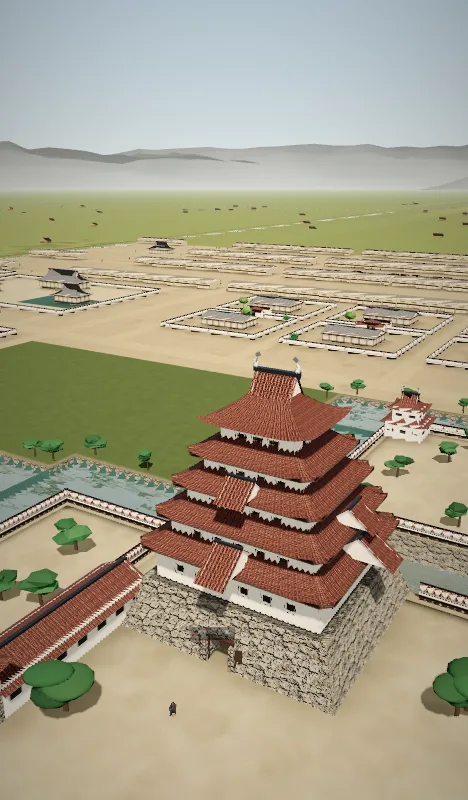
#> input picture oshiro/img/aizu.webp, 468 x 800 px
$ python cut.py ../../../oshiro/img/aizu.webp ../../../oshiro/img/azuchi.webp 5
#> lines starting #> are read from the running program, lines starting #| are printed output that depends on the picture
import sys, json
from PIL import Image, ImageDraw
import numpy as np
from scipy import ndimage as nd
def comps(alpha, thr=40, dil=7, minpx=1500):
#> called with thr = 40, dil = 5, minpx = 1500
    m=alpha>thr
#> m: shape (800, 468) bool; every value is 1
    md=nd.binary_dilation(m,iterations=dil)
    lab,n=nd.label(md)
#> lab: shape (800, 468) int32; every value is 1
#> n = 1
    out=[]
    for i,s in enumerate(nd.find_objects(lab)):
        sub=(lab[s]==i+1)&m[s]
        if sub.sum()<minpx: continue
        ys,xs=np.nonzero(sub)
        out.append((s[1].start+xs.min(), s[0].start+ys.min(), xs.max()-xs.min()+1, ys.max()-ys.min()+1, i+1))
#> this loop made 1 pass
#> after the loop, out = [(0, 0, 468, 800, 1)]
    return lab,out
if __name__=='__main__':
    f,outp,dil=sys.argv[1],sys.argv[2],int(sys.argv[3])
    im=Image.open(f).convert('RGBA'); a=np.array(im)
    lab,boxes=comps(a[:,:,3],dil=dil)
#> boxes = [(0, 0, 468, 800, 1)]
    boxes.sort(key=lambda b:(round(b[1]/120),b[0]))
    sheet=Image.new('RGB',im.size,(60,60,60)); sheet.paste(im,(0,0),im)
#> after `sheet = Image.new('RGB', im.size, (60, 60, 60))`: sheet: PIL image 468x800 RGB; every value is 60
#> further down, sheet is the input picture: PIL image 468x800 RGB; mean R, G, B 165.8, 157.6, 134.4
    d=ImageDraw.Draw(sheet)
    for k,(x,y,w,h,_) in enumerate(boxes):
        d.rectangle([x,y,x+w,y+h],outline=(255,0,0),width=2); d.text((x+3,y+3),str(k),fill=(255,255,0))
#> this loop made 1 pass
#> (x, y, w, h) on pass 1: (0, 0, 468, 800)
    sheet.save(outp)
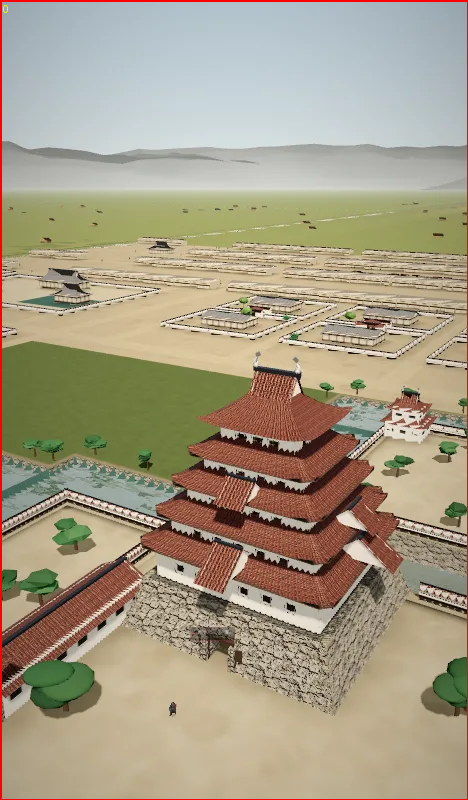
#> saved as azuchi.webp: PIL image 468x800 RGB; mean R, G, B 166.8, 156, 133
    json.dump([[int(v) for v in b[:4]] for b in boxes],open(outp+'.json','w'))
    print(len(boxes))
#| 1

$ run again, on oshiro/img/bitchu.webp
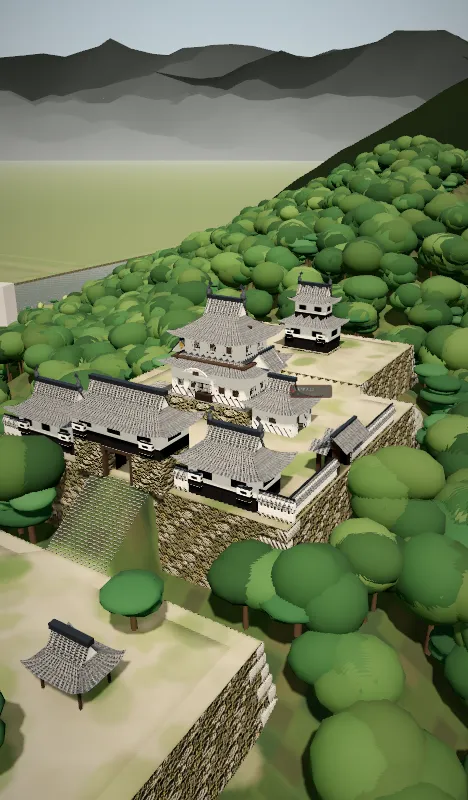
#> input picture oshiro/img/bitchu.webp, 468 x 800 px
#> m: shape (800, 468) bool; every value is 1
#> lab: shape (800, 468) int32; every value is 1
#> n = 1
#> the loop in comps, `for i,s in enumerate(nd.find_objects(lab)):` made 1 pass
#> after the loop in comps, `for i,s in enumerate(nd.find_objects(lab)):`: out = [(0, 0, 468, 800, 1)]
#> sheet: PIL image 468x800 RGB; every value is 60
#> sheet is the input picture: PIL image 468x800 RGB; mean R, G, B 116.8, 127.2, 93.3
#> the loop `for k,(x,y,w,h,_) in enumerate(boxes):` made 1 pass
#> (x, y, w, h) on pass 1: (0, 0, 468, 800)
#> `sheet.save(outp)`:
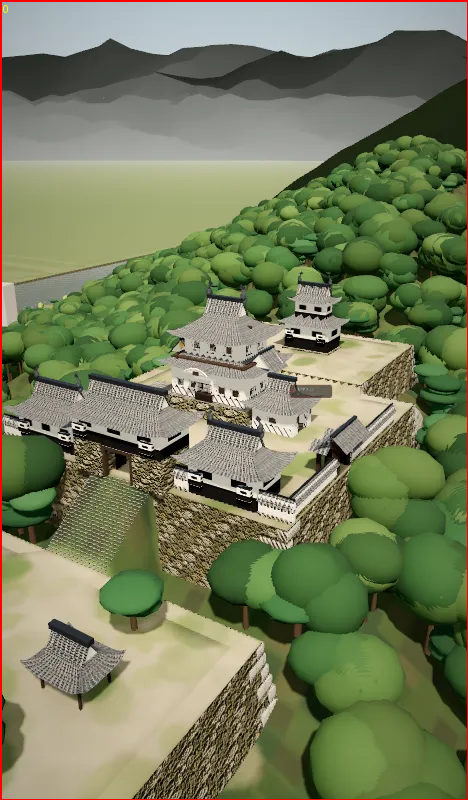
#> saved as bitchu.webp: PIL image 468x800 RGB; mean R, G, B 118.2, 125.8, 92.2
#| 1

$ run again, on oshiro/img/edo.webp
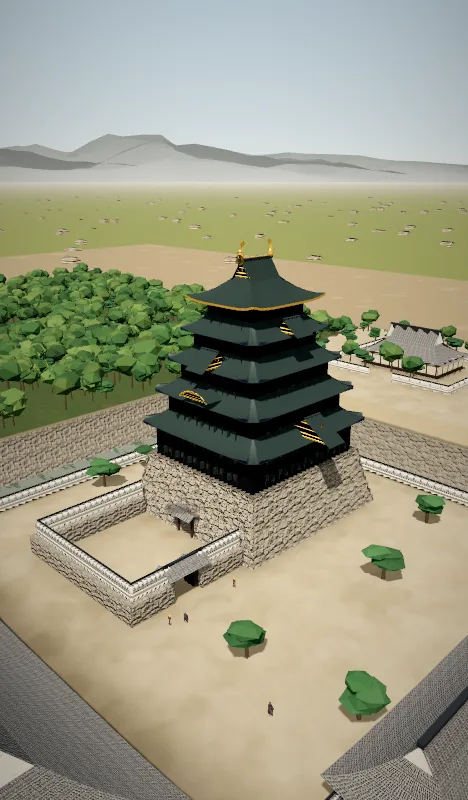
#> input picture oshiro/img/edo.webp, 468 x 800 px
#> m: shape (800, 468) bool; every value is 1
#> lab: shape (800, 468) int32; every value is 1
#> n = 1
#> the loop in comps, `for i,s in enumerate(nd.find_objects(lab)):` made 1 pass
#> after the loop in comps, `for i,s in enumerate(nd.find_objects(lab)):`: out = [(0, 0, 468, 800, 1)]
#> sheet: PIL image 468x800 RGB; every value is 60
#> sheet is the input picture: PIL image 468x800 RGB; mean R, G, B 153.6, 152.9, 130.8
#> the loop `for k,(x,y,w,h,_) in enumerate(boxes):` made 1 pass
#> (x, y, w, h) on pass 1: (0, 0, 468, 800)
#> `sheet.save(outp)`:
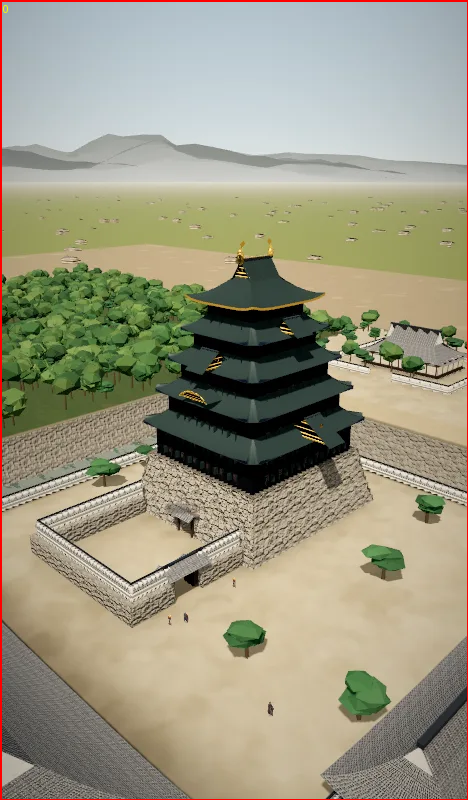
#> saved as edo.webp: PIL image 468x800 RGB; mean R, G, B 154.7, 151.4, 129.4
#| 1

$ run again, on oshiro/img/hikone.webp
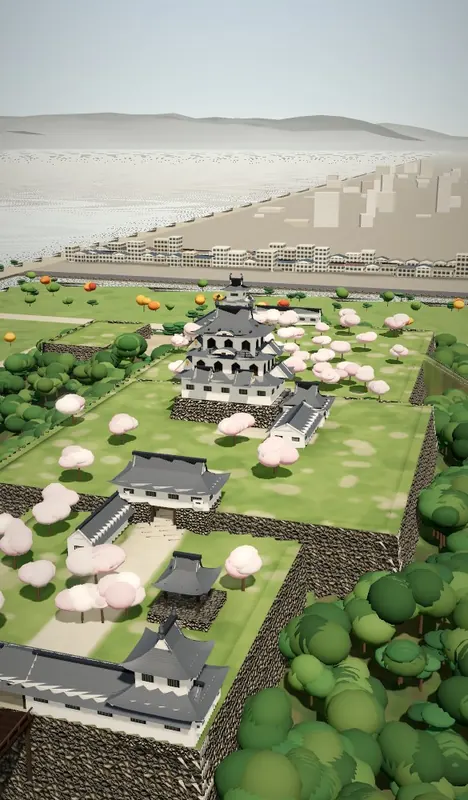
#> input picture oshiro/img/hikone.webp, 468 x 800 px
#> m: shape (800, 468) bool; every value is 1
#> lab: shape (800, 468) int32; every value is 1
#> n = 1
#> the loop in comps, `for i,s in enumerate(nd.find_objects(lab)):` made 1 pass
#> after the loop in comps, `for i,s in enumerate(nd.find_objects(lab)):`: out = [(0, 0, 468, 800, 1)]
#> sheet: PIL image 468x800 RGB; every value is 60
#> sheet is the input picture: PIL image 468x800 RGB; mean R, G, B 146.8, 153.6, 125.8
#> the loop `for k,(x,y,w,h,_) in enumerate(boxes):` made 1 pass
#> (x, y, w, h) on pass 1: (0, 0, 468, 800)
#> `sheet.save(outp)`:
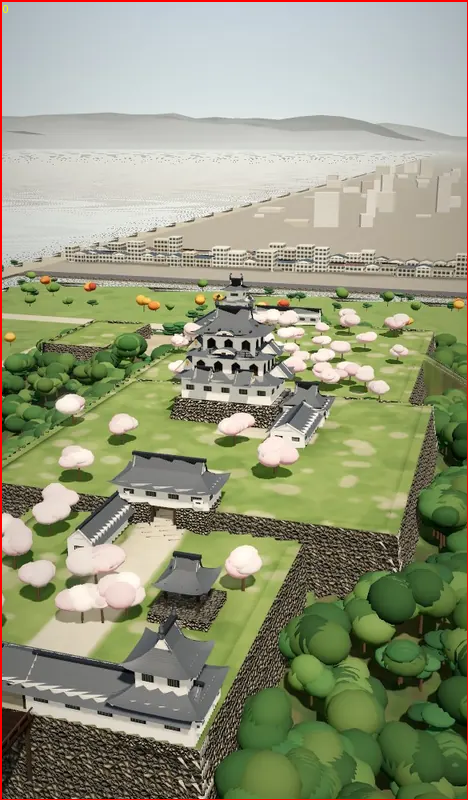
#> saved as hikone.webp: PIL image 468x800 RGB; mean R, G, B 148, 152.2, 124.6
#| 1
